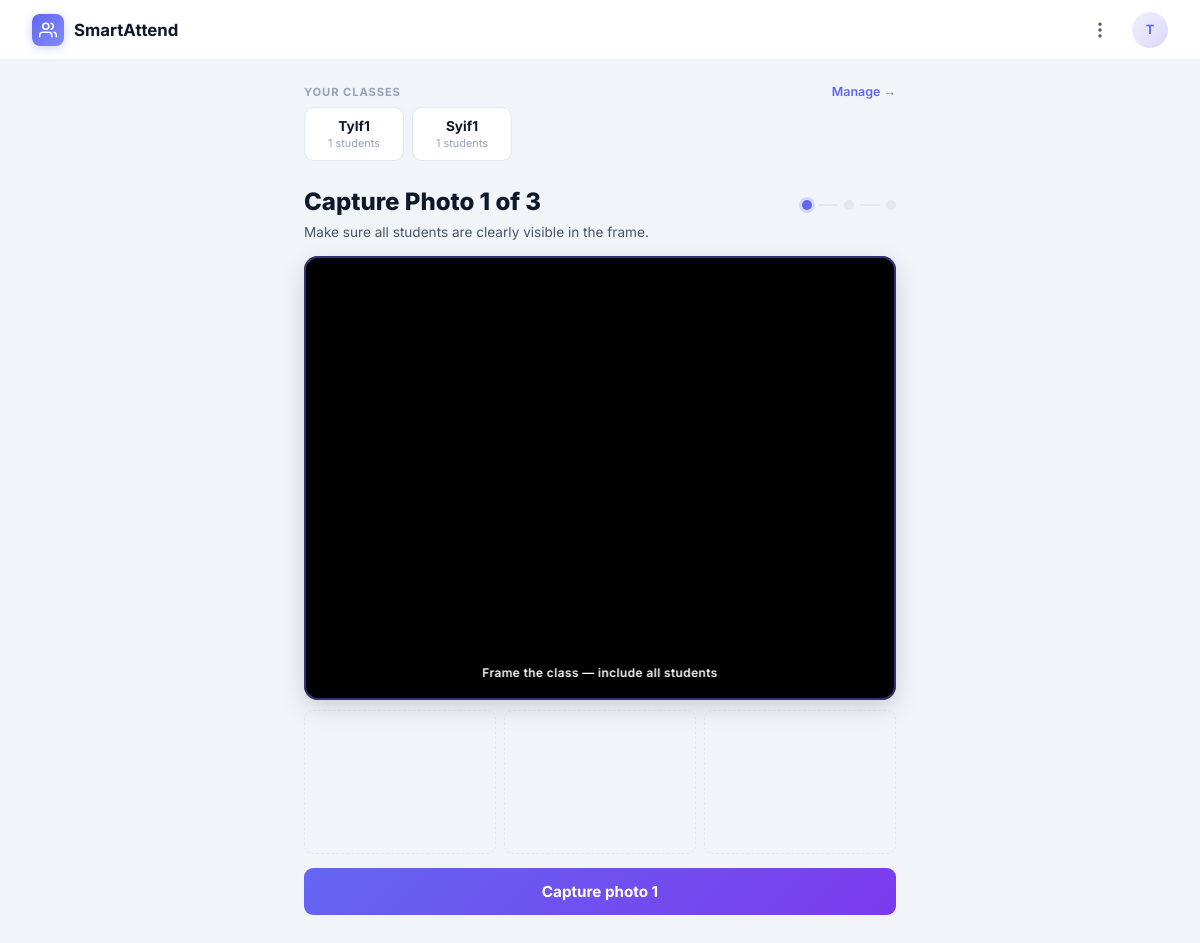
Screenshot of /teacher/dashboard (signed in) with the database file from the repository.
### app/models.py (models this page shows, shortened)
class User(UserMixin, db.Model):
    id            = db.Column(db.Integer, primary_key=True)
    name          = db.Column(db.String(100))
    email         = db.Column(db.String(100), unique=True)
    password      = db.Column(db.String(200))
    role          = db.Column(db.String(10))   # 'student' or 'teacher'
    profile_photo = db.Column(db.String(200), nullable=True)  # filename in uploads/

class TeacherClass(db.Model):
    id          = db.Column(db.Integer, primary_key=True)
    teacher_id  = db.Column(db.Integer, db.ForeignKey('user.id'), nullable=False)
    name        = db.Column(db.String(100), nullable=False)
    description = db.Column(db.String(300), nullable=True)
    created_at  = db.Column(db.DateTime, default=datetime.datetime.now)
    teacher     = db.relationship('User', backref=db.backref('classes', lazy='dynamic'))

### app/routes/teacher.py (the view)
@teacher_bp.route('/dashboard')
@login_required
def dashboard():
    classes = TeacherClass.query.filter_by(teacher_id=current_user.id).order_by(TeacherClass.created_at.desc()).all()
    preselected = request.args.get('class', '')
    return render_template('teacher/dashboard.html', classes=classes, preselected=preselected)

### app/models.py (called while the page is built)
@login_manager.user_loader
def load_user(user_id):
    return db.session.get(User, int(user_id))

### app/templates/teacher/dashboard.html (shortened to what this page needs)
{% extends "base.html" %}
{% block content %}
<div class="page">
  {% if classes %}
  <div class="section-header">
    <div class="section-label" style="margin-bottom:0;">Your classes</div>
    <a href="/teacher/classes" style="font-size:.78rem;font-weight:600;color:var(--brand);">Manage &rarr;</a>
  </div>
  <div style="display:flex;gap:8px;overflow-x:auto;padding-bottom:10px;margin-bottom:16px;">
    {% for tc in classes %}
    <div class="class-chip" data-name="{{ tc.name }}" onclick="selectClass(this)" style="
      flex-shrink:0;padding:10px 16px;border-radius:10px;
      border:1.5px solid {% if preselected == tc.name %}var(--brand){% else %}var(--border){% endif %};
      background:{% if preselected == tc.name %}var(--brand-light){% else %}var(--surface){% endif %};
      cursor:pointer;min-width:100px;text-align:center;
    ">
      <div style="font-weight:700;font-size:.85rem;color:var(--text);">{{ tc.name }}</div>
      <div style="font-size:.68rem;color:var(--text-3);margin-top:2px;">{{ tc.students.count() }} students</div>
    </div>
    {% endfor %}
  </div>
  {% endif %}
  <div id="step-indicator" style="margin-bottom:16px;">
    <div class="section-header">
      <div class="page-title" style="margin:0;" id="step-title">Capture Photo 1 of 3</div>
      <div style="display:flex; gap:6px; align-items:center;">
        <div class="step-dot" id="dot-1" style="width:10px;height:10px;border-radius:50%;background:var(--brand);box-shadow:0 0 0 3px rgba(99,102,241,.2);"></div>
        <div style="width:20px;height:2px;background:var(--border);border-radius:1px;" id="conn-1"></div>
        <div class="step-dot" id="dot-2" style="width:10px;height:10px;border-radius:50%;background:var(--border);"></div>
        <div style="width:20px;height:2px;background:var(--border);border-radius:1px;" id="conn-2"></div>
        <div class="step-dot" id="dot-3" style="width:10px;height:10px;border-radius:50%;background:var(--border);"></div>
      </div>
    </div>
    <div class="page-sub" style="margin-bottom:0;" id="step-sub">Make sure all students are clearly visible in the frame.</div>
  </div>
  <div id="camera-section">
    <div class="cam-wrap mb-2">
      <video id="video" autoplay playsinline></video>
      <div id="guide-overlay" style="
        position:absolute; bottom:14px; left:50%; transform:translateX(-50%);
        background:rgba(0,0,0,0.55); backdrop-filter:blur(8px);
        color:#fff; font-size:.75rem; font-weight:600;
        padding:6px 14px; border-radius:100px; letter-spacing:.03em; white-space:nowrap;
        pointer-events:none;">
        <span id="guide-text">Frame the class — include all students</span>
      </div>
    </div>
    <div style="display:flex; gap:8px; margin-bottom:14px;">
      <div id="thumb-1" class="thumb-slot"></div>
      <div id="thumb-2" class="thumb-slot"></div>
      <div id="thumb-3" class="thumb-slot"></div>
    </div>
    <button id="capture-btn" class="btn btn-primary">Capture photo 1</button>
  </div>
</div>
{% endblock %}

### app/templates/base.html (shortened to what this page needs)
<!DOCTYPE html>
<html lang="en">
<head>
  <link rel="stylesheet" href="{{ url_for('static', filename='css/style.css') }}">
</head>
<body>
{% if current_user.is_authenticated %}
<header class="app-bar">
  <div class="bar-brand">
    <div class="bar-logo">
      <svg viewBox="0 0 24 24" fill="none" stroke="currentColor" stroke-width="2" stroke-linecap="round" stroke-linejoin="round">
        <path d="M17 21v-2a4 4 0 0 0-4-4H5a4 4 0 0 0-4 4v2"/>
        <circle cx="9" cy="7" r="4"/>
        <path d="M23 21v-2a4 4 0 0 0-3-3.87"/>
        <path d="M16 3.13a4 4 0 0 1 0 7.75"/>
      </svg>
    </div>
    SmartAttend
  </div>
  <div class="bar-right">
    <div class="menu-wrapper">
      <button class="bar-menu-btn" onclick="toggleMenu()" title="Menu">
        <svg width="20" height="20" viewBox="0 0 24 24" fill="none" stroke="currentColor" stroke-width="2" stroke-linecap="round" stroke-linejoin="round"><circle cx="12" cy="5" r="1"/><circle cx="12" cy="12" r="1"/><circle cx="12" cy="19" r="1"/></svg>
      </button>
    </div>
    <a href="/auth/profile" class="bar-avatar-link" title="Profile">
      <div class="bar-avatar">
        {% if current_user.profile_photo %}
        <img src="/static/uploads/{{ current_user.profile_photo }}" alt="" style="width:100%;height:100%;object-fit:cover;border-radius:50%;">
        {% else %}
        {{ current_user.name[0]|upper }}
        {% endif %}
      </div>
    </a>
  </div>
</header>
{% endif %}
{% block content %}{% endblock %}
</body>
</html>

### app/static/css/style.css (style rules this page uses)
:root { --brand: #6366F1; --brand-dark: #4338CA; --brand-light: #EEF2FF; --success: #16A34A; --success-bg: #DCFCE7; --warning: #D97706; --warning-bg: #FEF3C7; --danger: #DC2626; --danger-bg: #FEE2E2; --text: #0F172A; --text-2: #475569; --text-3: #94A3B8; --border: #E2E8F0; --surface: #FFFFFF; --bg: #F1F5F9; --r: 14px; --r-sm: 9px; --nav-h: 64px; --bar-h: 56px; --ease: cubic-bezier(.4,0,.2,1); --ease-spring: cubic-bezier(.34,1.56,.64,1); }
*, *::before, *::after { box-sizing: border-box; margin: 0; padding: 0; }
html { font-size: 16px; -webkit-text-size-adjust: 100%; }
body { font-family: 'Inter', sans-serif; background: var(--bg); color: var(--text); min-height: 100vh; -webkit-font-smoothing: antialiased; }
a { color: inherit; text-decoration: none; }
.app-bar { position: sticky; top: 0; z-index: 100; height: var(--bar-h); background: #fff; border-bottom: 1px solid rgba(226,232,240,.6); display: flex; align-items: center; justify-content: space-between; padding: 0 20px; }
.bar-brand { display: flex; align-items: center; gap: 10px; font-weight: 700; font-size: 1rem; color: var(--text); }
.bar-logo { width: 32px; height: 32px; background: linear-gradient(135deg, var(--brand) 0%, #818CF8 100%); border-radius: 8px; display: flex; align-items: center; justify-content: center; box-shadow: 0 2px 8px rgba(99,102,241,.3); }
.bar-logo svg { width: 18px; height: 18px; color: #fff; }
.bar-right { display: flex; align-items: center; gap: 12px; }
.bar-avatar { width: 36px; height: 36px; border-radius: 50%; background: linear-gradient(135deg, var(--brand-light) 0%, #DDD6FE 100%); color: var(--brand); font-weight: 700; font-size: 0.8rem; display: flex; align-items: center; justify-content: center; box-shadow: 0 0 0 2px var(--surface); overflow: hidden; }
.bar-avatar-link { display: flex; align-items: center; }
.menu-wrapper { position: relative; }
.bar-menu-btn { width: 40px; height: 40px; display: flex; align-items: center; justify-content: center; border-radius: 10px; border: none; background: transparent; color: var(--text-2); cursor: pointer; }
.page { padding: 20px 16px 24px; max-width: 520px; margin: 0 auto; }
.page-title { font-size: 1.35rem; font-weight: 800; color: var(--text); }
.page-sub { font-size: .85rem; color: var(--text-2); margin-top: 2px; margin-bottom: 20px; }
.section-label { font-size: .7rem; font-weight: 700; letter-spacing: .08em; text-transform: uppercase; color: var(--text-3); margin-bottom: 10px; }
.btn { display: block; width: 100%; padding: 14px 18px; border: none; border-radius: var(--r-sm); font-size: .95rem; font-weight: 700; font-family: inherit; text-align: center; cursor: pointer; transition: opacity .15s var(--ease); -webkit-tap-highlight-color: transparent; position: relative; overflow: hidden; }
.btn-primary { background: linear-gradient(135deg, var(--brand) 0%, #7C3AED 100%); color: #fff; }
.cam-wrap { width: 100%; aspect-ratio: 4/3; background: #000; border-radius: var(--r); overflow: hidden; position: relative; margin-bottom: 14px; box-shadow: 0 8px 24px rgba(0,0,0,.15); }
.cam-wrap video { width: 100%; height: 100%; object-fit: cover; }
@media (min-width: 768px) { .app-bar { padding: 0 32px; height: 60px; } }
@media (min-width: 768px) { .bar-brand { font-size: 1.05rem; } }
@media (min-width: 768px) { .page { max-width: 640px; padding: 24px 24px 32px; } }
@media (min-width: 768px) { .page-title { font-size: 1.5rem; } }
.mb-2 { margin-bottom: 10px; }
.section-header { display: flex; align-items: baseline; justify-content: space-between; margin-bottom: 8px; }
.thumb-slot { flex: 1; aspect-ratio: 4/3; border-radius: 9px; background: var(--bg); border: 1.5px dashed var(--border); overflow: hidden; display: flex; align-items: center; justify-content: center; }
.step-dot { width: 32px; height: 32px; border-radius: 50%; display: flex; align-items: center; justify-content: center; font-size: .8rem; font-weight: 700; background: #E2E8F0; color: #94A3B8; position: relative; z-index: 1; }

### rows the page displays
User: name "T"
TeacherClass: name "TyIf1", students.count "1"
TeacherClass: name "Syif1", students.count "1"
